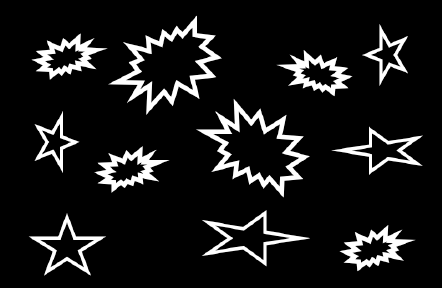
#> input picture images-pgm/Image.pgm, 442 x 288 px; its folder holds only this picture in this run
$ python project1.py
#> lines starting #> are read from the running program, lines starting #| are printed output that depends on the picture; after the words box and inside, x2 and y2 are one past the last pixel; in counts of white or black regions, pixels touching at a corner belong together
from PIL import Image
import os
import glob
import matplotlib.pyplot as plt

def sample(image, factor, name):
    image_width, image_height = image.size

    new_pixels = []
    for height_index in range(image_height // factor):
        for width_index in range(image_width // factor):
            new_pixels.append(image.getpixel((width_index * factor, height_index * factor)))

    new_image = Image.new('L', (image_width // factor, image_height // factor))
    new_image.putdata(new_pixels)
    new_image = new_image.resize((image_width, image_height))

    plot_histogram(get_histogram(new_image), name + "-sample-" + str(factor))

    return new_image

def change_quantization(image, levels):
    image_width, image_height = image.size

    divisor = 256 // levels
    for i in range(image_width):
        for j in range(image_height):
            image.putpixel((i,j), (image.getpixel((i,j))//divisor) * divisor)

    return image

def get_histogram(image):
    image_width, image_height = image.size
    histogram = [0] * 256
    for i in range(image_width):
        for j in range(image_height):
            histogram[image.getpixel((i,j))] += 1

    return histogram

def plot_histogram(histogram, name):
    plt.plot(histogram)
    plt.title(name)
    plt.ylim(0)
    plt.xlabel("Intensity")
    plt.ylabel("Pixel count")
    plt.savefig("histograms/" + name + ".png")
    plt.close()

def histogram_eq(image, map):
    image_width, image_height = image.size
    for i in range(image_width):
        for j in range(image_height):
            image.putpixel((i,j), map[image.getpixel((i,j))])
            # print(image.getpixel((i,j)))
            # print(map[image.getpixel((i,j))])
            # print()

def histogram_norm(image, name):
    image_width, image_height = image.size

    histogram = get_histogram(image)
    plot_histogram(histogram, name + "-eq-in")

    pixel_map = [0] * 256
    corrected_pixels = 0

    sum_r = image_width * image_height
    for i in range(256):
        corrected_pixels += histogram[i]
        pixel_map[i] = (corrected_pixels*255) // sum_r

    histogram_eq(image, pixel_map)

    plot_histogram(get_histogram(image), name + "-eq-out")

    return image

def histogram_spec(image, path_to_image_histogram, name):
    image_width, image_height = image.size

    histogram = get_histogram(image)
    plot_histogram(histogram, name + "-spec-in")

    target_dist_image = Image.open(path_to_image_histogram)
    target_dist_hist = get_histogram(target_dist_image)
    plot_histogram(target_dist_hist, "spec-dist-" + path_to_image_histogram.split("/")[-1])

    pixel_map_1 = [0] * 256
    corrected_pixels_1 = 0

    sum_r = image_width * image_height
    for i in range(256):
        corrected_pixels_1 += histogram[i]
        pixel_map_1[i] = (corrected_pixels_1*255) // sum_r

    pixel_map_2 = [0] * 256
    corrected_pixels_2 = 0

    for i in range(256):
        corrected_pixels_2 += target_dist_hist[i]
        pixel_map_2[i] = (corrected_pixels_2 * 255) // sum_r

    inverse_mapping_dict = {}
    for i in range(256):
        inverse_mapping_dict[pixel_map_2[i]] = i

    pixel_map_3 = [0] * 256
    for i in range(256):
        if pixel_map_1[i] in inverse_mapping_dict:
            pixel_map_3[i] = inverse_mapping_dict[pixel_map_1[i]]
        else:
            closest = min(list(inverse_mapping_dict.keys()), key=lambda x: abs(x-pixel_map_1[i]))
            pixel_map_3[i] = inverse_mapping_dict[closest]

    histogram_eq(image, pixel_map_3)

    plot_histogram(get_histogram(image), name + "-spec-out-dist-" + path_to_image_histogram.split("/")[-1])

    return image

for part in range(4):
    if not os.path.exists("part{}_output".format(part+1)):
        os.makedirs("part{}_output".format(part+1))
if not os.path.exists("histograms"):
    os.makedirs("histograms")
if not os.path.exists("part2_eq"):
    os.makedirs("part2_eq")

for image_path in glob.glob("../images-pgm/*"):
    basename = image_path.split("/")[-1].split(".")[0]
    image = Image.open(image_path)
#> image is the input picture: PIL image 442x288 L; min 0, max 255, mean 24.4

    normalized = histogram_norm(image.copy(), basename)
#> in histogram_norm, `histogram = get_histogram(image)`: histogram = 256 values, max 112094 at index 0, min 0 at index 7, mean 497.2
#> in plot_histogram, `plt.savefig("histograms/" + name + ".png")`:
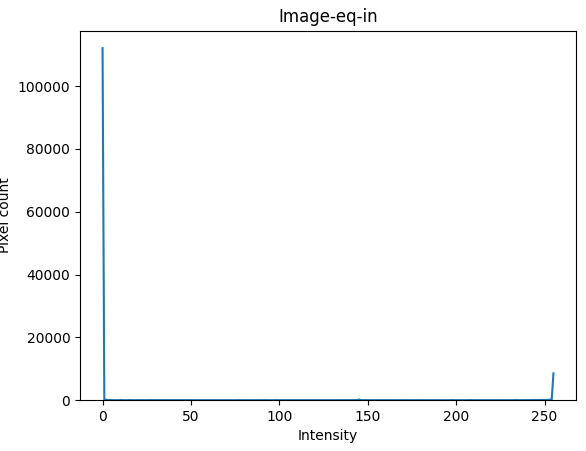
#> figure drawn by matplotlib, 1 panel; curve peaks at x = 0, y = 112094
#> the loop in histogram_norm, `for i in range(256):` made 256 passes
#> corrected_pixels on passes 1 to 3: 112094, 112274, 112409
#> after the loop in histogram_norm, `for i in range(256):`: corrected_pixels = 127296; pixel_map = 256 values from 224 to 255
#> after the loop in histogram_eq, `for i in range(image_width):`:
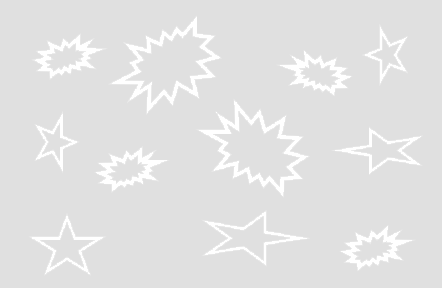
#> image: PIL image 442x288 L; min 224, max 255, mean 226.4

    sample(image,2, basename).save("part1_output/{}-{}.pgm".format(basename,2))
#> after the loop in sample, `for height_index in range(image_height // factor):`: new_pixels = 31824 items
#> in sample, `new_image = Image.new('L', (image_width // factor, image_height // fac..`: new_image: PIL image 221x144 L; every value is 0
#> in sample, `new_image = new_image.resize((image_width, image_height))`:
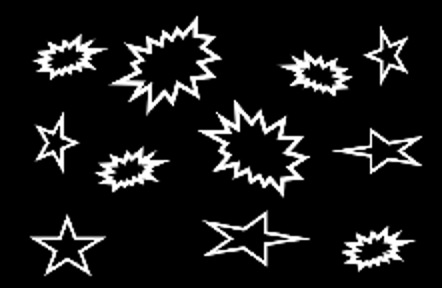
#> new_image: PIL image 442x288 L; min 0, max 255, mean 24.6
    sample(image,4, basename).save("part1_output/{}-{}.pgm".format(basename,4))
#> call 2 of sample, with factor = 4, name = 'Image'
#> after the loop in sample (call 2), `for height_index in range(image_height // factor):`: new_pixels = 7920 values, max 255 at index 599, min 0 at index 0, mean 24.34
#> in sample (call 2), `new_image = Image.new('L', (image_width // factor, image_height // fac..`: new_image: PIL image 110x72 L; every value is 0
#> in sample (call 2), `new_image = new_image.resize((image_width, image_height))`:
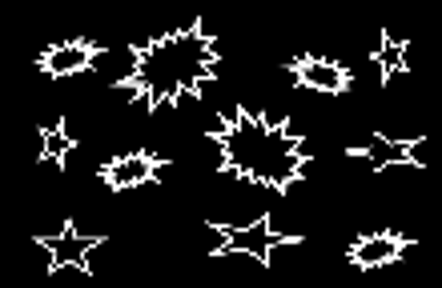
#> new_image: PIL image 442x288 L; min 0, max 255, mean 25.1
    sample(image,8, basename).save("part1_output/{}-{}.pgm".format(basename,8))
#> call 3 of sample, with factor = 8, name = 'Image'
#> after the loop in sample (call 3), `for height_index in range(image_height // factor):`: new_pixels = 1980 values, max 255 at index 189, min 0 at index 0, mean 22.71
#> in sample (call 3), `new_image = Image.new('L', (image_width // factor, image_height // fac..`: new_image: PIL image 55x36 L; every value is 0
#> in sample (call 3), `new_image = new_image.resize((image_width, image_height))`:
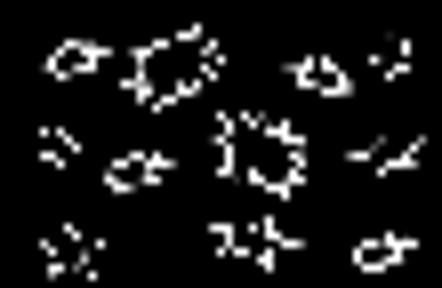
#> new_image: PIL image 442x288 L; min 0, max 255, mean 24.3

    change_quantization(image.copy(),128).save("part2_output/{}-{}.pgm".format(basename,128))
    change_quantization(image.copy(),32).save("part2_output/{}-{}.pgm".format(basename,32))
    change_quantization(image.copy(),8).save("part2_output/{}-{}.pgm".format(basename,8))
#> call 3 of change_quantization, with levels = 8
#> after the loop in change_quantization (call 3), `for i in range(image_width):`:
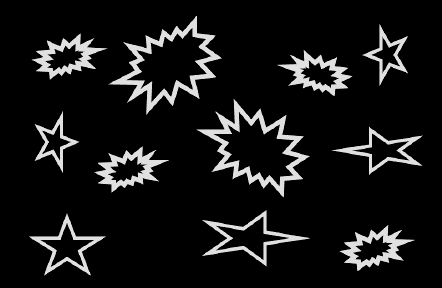
#> image: PIL image 442x288 L; min 0, max 224, mean 21.5
    change_quantization(image.copy(),2).save("part2_output/{}-{}.pgm".format(basename,2))
#> call 4 of change_quantization, with levels = 2
#> after the loop in change_quantization (call 4), `for i in range(image_width):`:
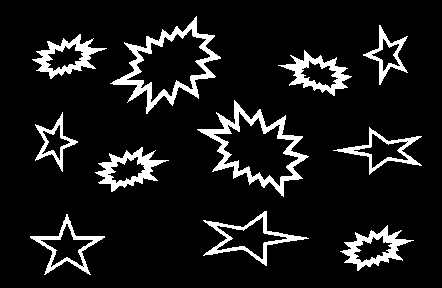
#> image: PIL image 442x288 L; values 0 (black) and 128 (white), 9.8% white; 11 white regions, largest, box (x1, y1, x2, y2) and area: (110, 16, 221, 114) 2125, (197, 100, 309, 197) 2114, (95, 147, 169, 192) 1095

    change_quantization(normalized.copy(),128).save("part2_eq/{}-{}.pgm".format(basename,128))
    change_quantization(normalized.copy(),32).save("part2_eq/{}-{}.pgm".format(basename,32))
    change_quantization(normalized.copy(),8).save("part2_eq/{}-{}.pgm".format(basename,8))
#> after the loop in change_quantization (call 7), `for i in range(image_width):`: image: PIL image 442x288 L; every value is 224
    change_quantization(normalized.copy(),2).save("part2_eq/{}-{}.pgm".format(basename,2))
#> after the loop in change_quantization (call 8), `for i in range(image_width):`: image: PIL image 442x288 L; every value is 128

    histogram_norm(image, basename).save("part3_output/{}.pgm".format(basename))
#> the loop in histogram_norm (call 2), `for i in range(256):` made 256 passes

    image = Image.open(image_path)
    histogram_spec(image, "../images-pgm/sf.pgm", basename).save("part4_output/{}.pgm".format(basename + "_sf_dist"))
#> (the run stopped early here; a loop or call above may not have finished)
